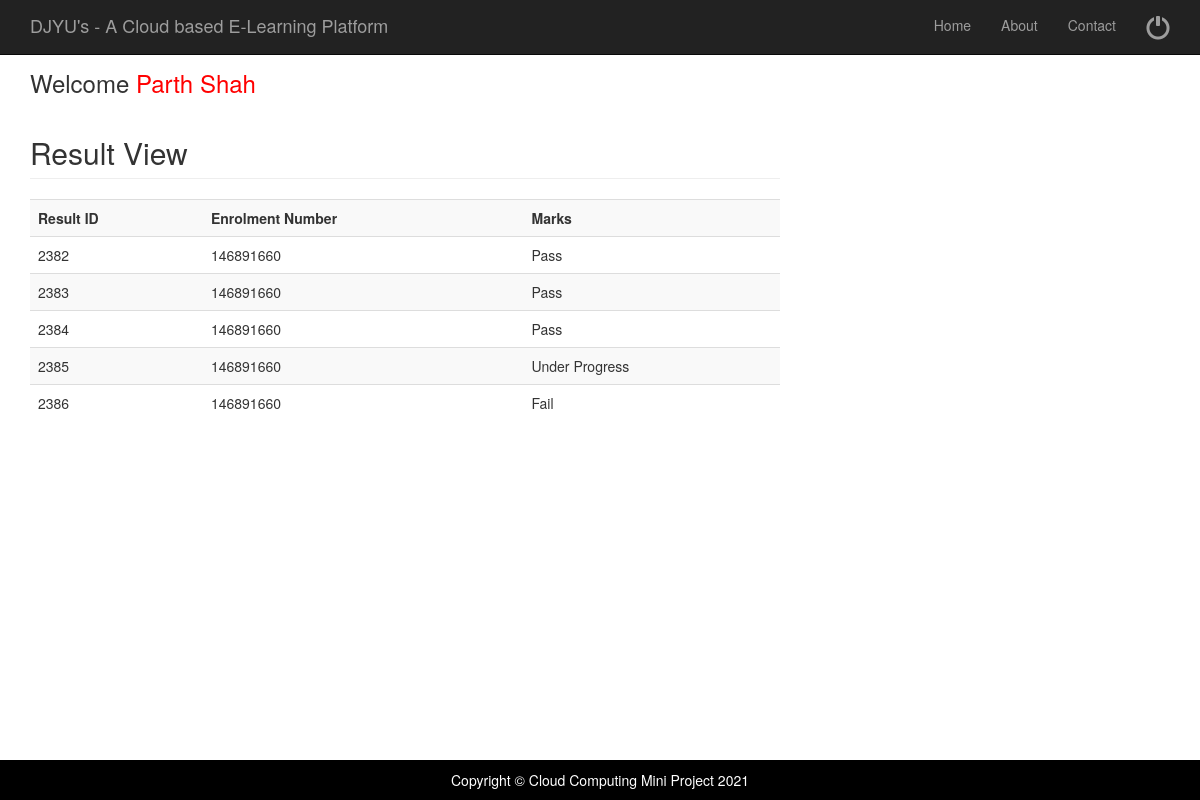
The app's page /viewresult.php?seno=146891660 (signed in) with its own data.
### tables this page shows
CREATE TABLE `result` (
  `RsID` bigint(20) NOT NULL,
  `Eno` varchar(20) NOT NULL,
  `Ex_ID` int(10) NOT NULL,
  `Marks` varchar(20) NOT NULL
);

### viewresult.php (the view, shortened to what this page needs)
<?php
$userfname = $_SESSION[ "fname" ];
$userlname = $_SESSION[ "lname" ];
?>
<?php include('studenthead.php'); ?>
<div class="container">
	<div class="row">
		<div class="col-md-8">
			<h3> Welcome <a href="welcomestudent.php" <?php echo "<span style='color:red'>".$userfname." ".$userlname."</span>";?> </a></h3>
			<?php
include('database.php');
$seno=$_GET['seno'];
$sql="SELECT * FROM result WHERE Eno='$seno'";
$rs=mysqli_query($connect,$sql);
echo "<h2 class='page-header'>Result View</h2>";
echo "<table class='table table-striped' style='width:100%'>
<tr>
<th>Result ID</th>
<th>Enrolment Number</th>
<th>Marks</th>
</tr>";
while($row=mysqli_fetch_array($rs))
{
?>
			<tr>
				<td>
					<?PHP echo $row['RsID'];?>
				</td>
				<td>
					<?PHP echo $row['Eno'];?>
				</td>
				<td>
					<?PHP echo $row['Marks'];?>
				</td>
			</tr>
			<?php
			}
			?>
			</table>
		</div>
	</div>
	<?php include('allfoot.php'); ?>

### css/modern-business.css (style rules this page uses)
html, body { height: 100%; }
body { padding-top: 50px; }

### records on screen
result: RsID "2382", Eno "146891660", Marks "Pass"
result: RsID "2383", Eno "146891660", Marks "Pass"
result: RsID "2384", Eno "146891660", Marks "Pass"
result: RsID "2385", Eno "146891660", Marks "Under Progress"
result: RsID "2386", Eno "146891660", Marks "Fail"

### other values on screen
$userfname "Parth"
$userlname "Shah"
